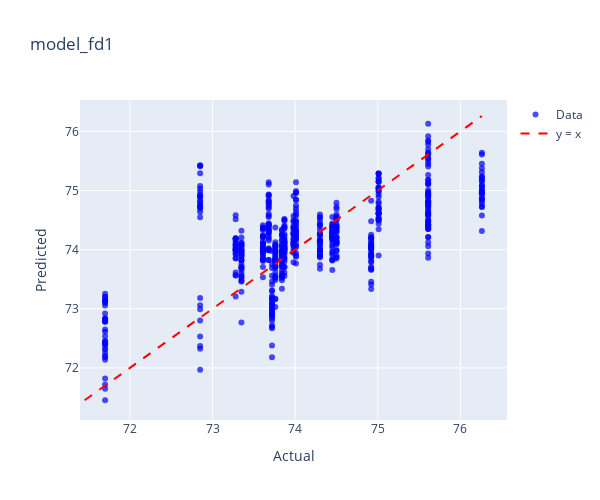
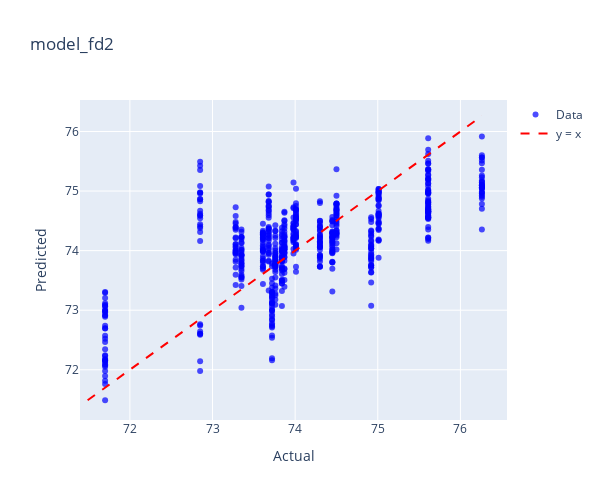
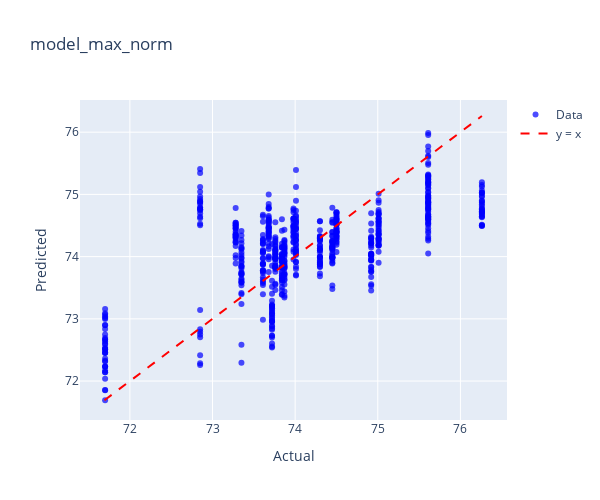
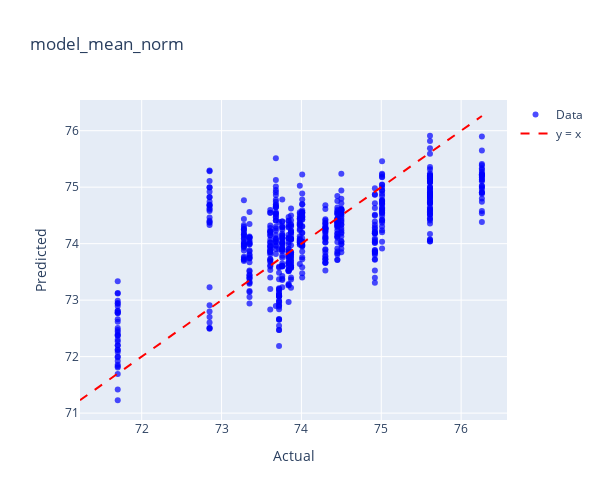

Notebook code for these charts, in order:
### Code cell
model_dict = {
    'model_fd1': (model_fd1, lemak_fd1),
    'model_fd2': (model_fd2, lemak_fd2),
    'model_max_norm': (model_max_norm, lemak_max_norm),
    'model_mean_norm': (model_mean_norm, lemak_mean_norm),
    'model_msc': (model_msc, lemak_msc),
    'model_ori': (model_ori, lemak_ori),
    'model_range_norm': (model_range_norm, lemak_range_norm),
    'model_sg1': (model_sg1, lemak_sg1),
    'model_sg2': (model_sg2, lemak_sg2),
    'model_snv': (model_snv, lemak_snv),
}

for name, (model, data) in model_dict.items():
    print(f"Plotting for {name}")
    plot_actual_vs_predicted_plotly(model, data, 'LEMAK',name)

### Figure 1 — Plotly figure (JSON) as saved in the notebook; plotly's stock layout.template omitted (floating-point values rounded to 4 significant figures; data arrays with more than 128 entries replaced by an {"elided": "..."} marker saying what was removed)
{"data": [{"hovertemplate": "Index: %{text}<br>Actual: %{x}<br>Predicted: %{y}<extra></extra>", "marker": {"color": "blue", "opacity": 0.7, "size": 6}, "mode": "markers", "name": "Data", "text": {"elided": "653 str values"}, "type": "scatter", "x": {"elided": "653 float values"}, "y": {"elided": "653 float values"}}, {"line": {"color": "red", "dash": "dash"}, "mode": "lines", "name": "y = x", "type": "scatter", "x": [71.45, 76.26], "y": [71.45, 76.26]}], "layout": {"height": 500, "title": {"text": "model_fd1"}, "width": 600, "xaxis": {"title": {"text": "Actual"}}, "yaxis": {"title": {"text": "Predicted"}}}}

### Figure 2 — Plotly figure (JSON) as saved in the notebook; plotly's stock layout.template omitted (floating-point values rounded to 4 significant figures; data arrays with more than 128 entries replaced by an {"elided": "..."} marker saying what was removed)
{"data": [{"hovertemplate": "Index: %{text}<br>Actual: %{x}<br>Predicted: %{y}<extra></extra>", "marker": {"color": "blue", "opacity": 0.7, "size": 6}, "mode": "markers", "name": "Data", "text": {"elided": "653 str values"}, "type": "scatter", "x": {"elided": "653 float values"}, "y": {"elided": "653 float values"}}, {"line": {"color": "red", "dash": "dash"}, "mode": "lines", "name": "y = x", "type": "scatter", "x": [71.49, 76.26], "y": [71.49, 76.26]}], "layout": {"height": 500, "title": {"text": "model_fd2"}, "width": 600, "xaxis": {"title": {"text": "Actual"}}, "yaxis": {"title": {"text": "Predicted"}}}}

### Figure 3 — Plotly figure (JSON) as saved in the notebook; plotly's stock layout.template omitted (floating-point values rounded to 4 significant figures; data arrays with more than 128 entries replaced by an {"elided": "..."} marker saying what was removed)
{"data": [{"hovertemplate": "Index: %{text}<br>Actual: %{x}<br>Predicted: %{y}<extra></extra>", "marker": {"color": "blue", "opacity": 0.7, "size": 6}, "mode": "markers", "name": "Data", "text": {"elided": "653 str values"}, "type": "scatter", "x": {"elided": "653 float values"}, "y": {"elided": "653 float values"}}, {"line": {"color": "red", "dash": "dash"}, "mode": "lines", "name": "y = x", "type": "scatter", "x": [71.69, 76.26], "y": [71.69, 76.26]}], "layout": {"height": 500, "title": {"text": "model_max_norm"}, "width": 600, "xaxis": {"title": {"text": "Actual"}}, "yaxis": {"title": {"text": "Predicted"}}}}

### Figure 4 — Plotly figure (JSON) as saved in the notebook; plotly's stock layout.template omitted (floating-point values rounded to 4 significant figures; data arrays with more than 128 entries replaced by an {"elided": "..."} marker saying what was removed)
{"data": [{"hovertemplate": "Index: %{text}<br>Actual: %{x}<br>Predicted: %{y}<extra></extra>", "marker": {"color": "blue", "opacity": 0.7, "size": 6}, "mode": "markers", "name": "Data", "text": {"elided": "653 str values"}, "type": "scatter", "x": {"elided": "653 float values"}, "y": {"elided": "653 float values"}}, {"line": {"color": "red", "dash": "dash"}, "mode": "lines", "name": "y = x", "type": "scatter", "x": [71.23, 76.26], "y": [71.23, 76.26]}], "layout": {"height": 500, "title": {"text": "model_mean_norm"}, "width": 600, "xaxis": {"title": {"text": "Actual"}}, "yaxis": {"title": {"text": "Predicted"}}}}
